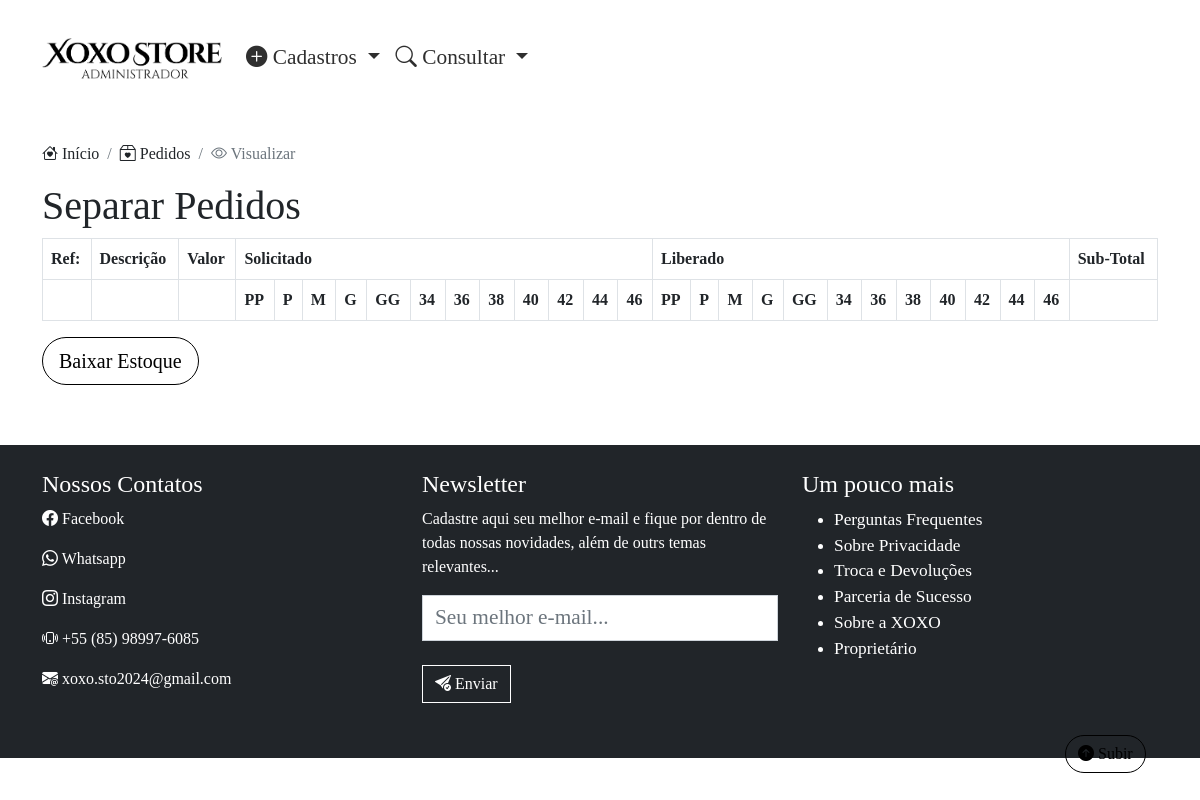
/app/adm/separar_pedido.php?id=43, run on an earlier commit of the app's database.
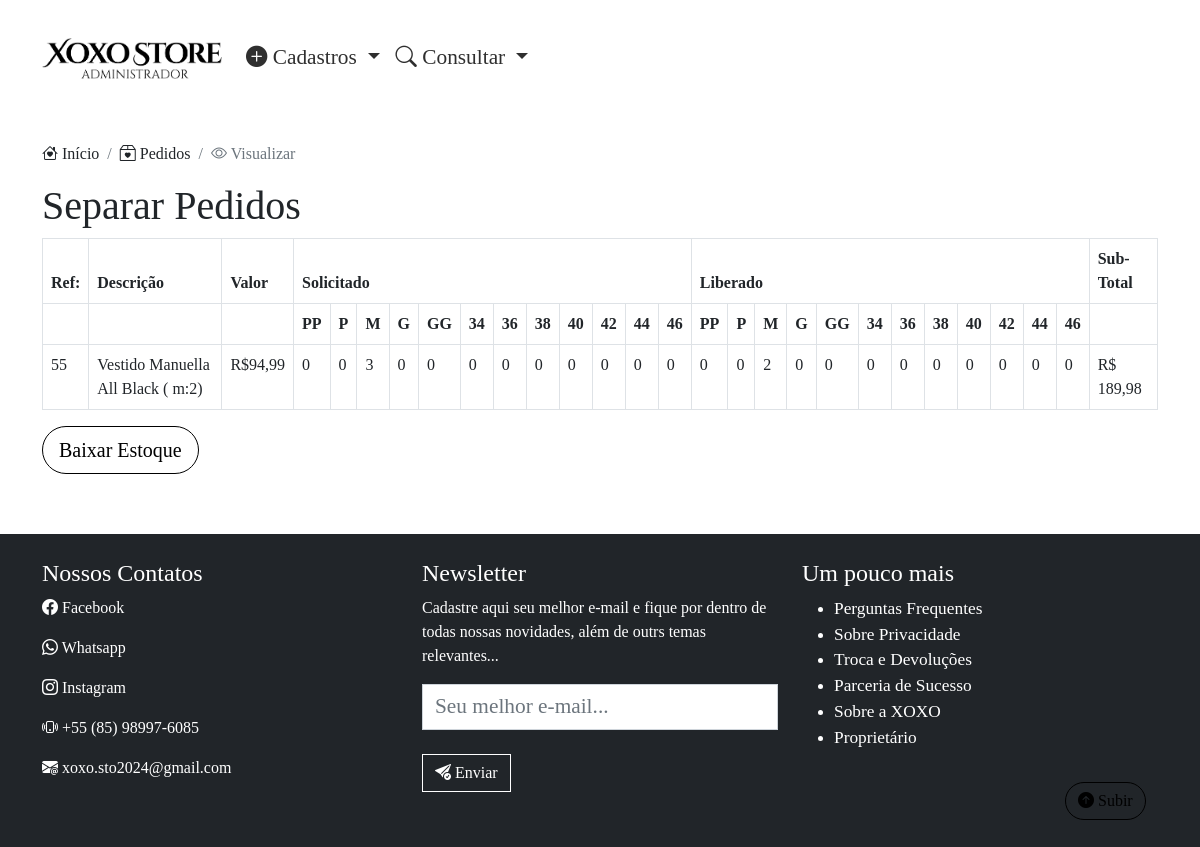
And on a later commit of the database.
### tables this page shows
CREATE TABLE `tb_produto_venda` (
  `id_tb_produto_venda` int(11) NOT NULL,
  `id_venda_tb_produto_venda` int(11) NOT NULL,
  `id_produto_tb_produto_venda` int(11) NOT NULL,
  `quantidade_tb_produto_venda` int(11) NOT NULL,
  `grade_tb_produto_venda` varchar(255) NOT NULL
);

CREATE TABLE `tb_produto` (
  `id_tb_produto` int(11) NOT NULL,
  `nome_tb_produto` varchar(100) NOT NULL,
  `descricao_tb_produto` varchar(255) NOT NULL,
  `custo_tb_produto` float NOT NULL,
  `varejo_tb_produto` float NOT NULL,
  `atacado_tb_produto` float NOT NULL,
  `grade_tb_produto` enum('1','2') NOT NULL DEFAULT '1',
  `id_departamento_tb_produto` int(11) NOT NULL,
  `tb_grade_id_tb_grade` int(11) NOT NULL,
  `img1_tb_produto` varchar(255) NOT NULL,
  `img2_tb_produto` varchar(255) NOT NULL,
  `img3_tb_produto` varchar(255) NOT NULL,
  `premium_tb_produto` enum('0','1') NOT NULL,
  `visualizar_tb_produto` enum('1','0') NOT NULL
);

CREATE TABLE `tb_grade` (
  `id_tb_grade` int(11) NOT NULL,
  `tipo_tb_grade` enum('1','2') NOT NULL,
  `pp_tb_grade` int(11) DEFAULT 0,
  `p_tb_grade` int(11) DEFAULT 0,
  `m_tb_grade` int(11) DEFAULT 0,
  `g_tb_grade` int(11) DEFAULT 0,
  `gg_tb_grade` int(11) DEFAULT 0,
  `34_tb_grade` int(11) DEFAULT 0,
  `36_tb_grade` int(11) DEFAULT 0,
  `38_tb_grade` int(11) DEFAULT 0,
  `40_tb_grade` int(11) DEFAULT 0,
  `42_tb_grade` int(11) DEFAULT 0,
  `44_tb_grade` int(11) DEFAULT 0,
  `46_tb_grade` int(11) DEFAULT 0
);

### app/php/BancoDeDados.class.php (called while the page is built, shortened)
<?php
	class BancoDeDados{
		private $ser = "127.0.0.1";
		private $usu = "u134451290_paulo";
		private $sen = "P@ulo6085";
		private $dat = "u134451290_bd_xoxo";
		private $mysqli;
		public function __get($var){
			return $this->$var;
		}
		public function conectar(){
			$this->mysqli = new mysqli($this->ser, $this->usu, $this->sen, $this->dat);
			$b = true;
			return $b;
		}
		public function desconectar(){
			$b = true;
			return $b;
		}
		public function result($sql){
			$this->result = $this->mysqli->query($sql);
		}
	}
?>

### app/php/Venda.class.php (the view, shortened to what this page needs)
<?php
    require_once("BancoDeDados.class.php");
    class Venda extends BancoDeDados{
        public function consultarItens($id_venda){
            $result = array();
            parent::result("SELECT * FROM tb_produto_venda INNER JOIN tb_produto ON tb_produto.id_tb_produto=tb_produto_venda.id_produto_tb_produto_venda INNER JOIN tb_grade ON tb_grade.id_tb_grade=tb_produto.tb_grade_id_tb_grade WHERE tb_produto_venda.id_venda_tb_produto_venda=$id_venda");
            while ($dados = parent::__get("result")->fetch_assoc()) {
                $result[] = $dados;
            }
            return $result;
        }
        public function validarEstoque($id_venda){
            $result = $this->consultarItens($id_venda);
            $grade = array("pp", "p", "m", "g", "gg", 34, 36, 38, 40, 42, 44, 46);
            $novo_result = array();
            foreach ($result as $key => $value) {
                $dis = array();
                foreach ($grade as $key2 => $value2) {
                    if($value[$value2."_tb_grade"] != 0){
                        $dis[$value2] = $value[$value2."_tb_grade"];
                    }
                }
                $tex_grade = "";
                foreach ($dis as $key2 => $value2) {
                    $tex_grade.= " ".$key2.":".$value2;
                }
                $sol = unserialize($value['grade_tb_produto_venda']);
                $tex_sol = "";
                $liberado = array();
                foreach ($grade as $key2 => $value2) {
                    foreach ($sol as $key3 => $value3) {
                        if($value2 == strtolower($key3)){
                            $tex_sol.= "<td>".$value3."</td>";
                            $quan_soli = $value3;
                            $quan_disp = 0;
                            if (isset($dis[$value2])) {
                                $quan_disp = $dis[$value2];
                            }
                            if($quan_disp == 0){
                                $liberado[$value2] = 0;
                            }else if($quan_disp >= $quan_soli){
                                $liberado[$value2] = $quan_soli;
                            }else{
                                $liberado[$value2] = $quan_disp;
                            }
                        }
                    }
                }
                $text_liberado = "";
                $total_itens = 0;
                foreach ($liberado as $key2 => $value2) {
                    $text_liberado.="<td>$value2</td>";
                    $total_itens+= $value2;
                }
                $total_itens = $total_itens * $value['varejo_tb_produto'];
                $value['html_sol'] = $tex_sol;
                $value['html_lib'] = $text_liberado;
                $value['total_itens'] = number_format($total_itens, 2, ",", ".");
                $value['text_grade'] = $tex_grade;
                $value['nova_quant_itens'] = array_sum($liberado);
                $value['liberado'] = $liberado;
                $novo_result[] = $value;
            }
            return $novo_result;
        }
        public function teste($id_venda){
            $res = $this->validarEstoque($id_venda);
            foreach ($res as $key => $value) {
                echo    "<tr>
                            <td>".$value['id_tb_produto']."</td>
                            <td>".$value['nome_tb_produto']." (".$value['text_grade'].")</td>
                            <td>R$".number_format($value['varejo_tb_produto'], 2, ",", ".")."</td>
                            ".$value['html_sol']."
                            ".$value['html_lib']."
                            <td>R$ ".$value['total_itens']."</td>
                        </tr>";
            }
        }
    }
?>

What changed in the data, as far as the page shows it:
added tb_produto_venda: id_produto_tb_produto_venda.id_tb_produto "55", id_produto_tb_produto_venda.nome_tb_produto "Vestido Manuella All Black", text_grade "m:2", id_produto_tb_produto_venda.varejo_tb_produto "94,99", value3 "0", quantidade_tb_produto_venda "3", value2 "0", tb_grade.m_tb_grade "2", total_itens "189,98"
